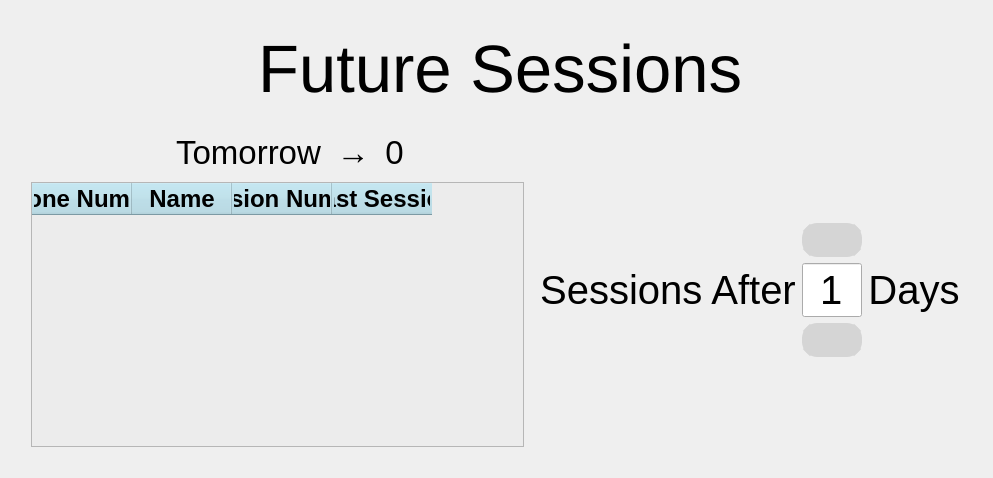
      <widget class="QWidget" name="notifyPage">
       <layout class="QVBoxLayout" name="verticalLayout_29">
        <item>
         <layout class="QVBoxLayout" name="verticalLayout_26" stretch="1,8">
          <property name="bottomMargin">
           <number>0</number>
          </property>
          <item>
           <layout class="QHBoxLayout" name="horizontalLayout_24" stretch="0,0,0">
            <property name="leftMargin">
             <number>20</number>
            </property>
            <property name="topMargin">
             <number>20</number>
            </property>
            <property name="rightMargin">
             <number>20</number>
            </property>
            <item>
             <layout class="QHBoxLayout" name="horizontalLayout_27">
              <property name="leftMargin">
               <number>0</number>
              </property>
              <item>
               <widget class="QPushButton" name="btnBackNotify">
                <property name="styleSheet">
                 <string notr="true">QPushButton {
outline:0;
border-radius:50px;

}
QPushButton:hover:!pressed{
border:3px solid white;
}
QPushButton:pressed{
border:3px solid red;
}
</string>
                </property>
                <property name="text">
                 <string/>
                </property>
                <property name="icon">
                 <iconset>
                  <normaloff>images/back.png</normaloff>images/back.png</iconset>
                </property>
                <property name="iconSize">
                 <size>
                  <width>100</width>
                  <height>100</height>
                 </size>
                </property>
               </widget>
              </item>
              <item>
               <spacer name="horizontalSpacer_45">
                <property name="orientation">
                 <enum>Qt::Horizontal</enum>
                </property>
                <property name="sizeHint" stdset="0">
                 <size>
                  <width>40</width>
                  <height>20</height>
                 </size>
                </property>
               </spacer>
              </item>
             </layout>
            </item>
            <item>
             <widget class="QLabel" name="lblHeaderFsessions">
              <property name="font">
               <font>
                <family>Arial</family>
                <pointsize>50</pointsize>
               </font>
              </property>
              <property name="text">
               <string>Future Sessions</string>
              </property>
             </widget>
            </item>
            <item>
             <layout class="QHBoxLayout" name="horizontalLayout_29">
              <property name="rightMargin">
               <number>0</number>
              </property>
              <item>
               <spacer name="horizontalSpacer_44">
                <property name="orientation">
                 <enum>Qt::Horizontal</enum>
                </property>
                <property name="sizeHint" stdset="0">
                 <size>
                  <width>40</width>
                  <height>20</height>
                 </size>
                </property>
               </spacer>
              </item>
             </layout>
            </item>
           </layout>
          </item>
          <item>
           <layout class="QHBoxLayout" name="horizontalLayout_25" stretch="6,4">
            <property name="leftMargin">
             <number>20</number>
            </property>
            <property name="topMargin">
             <number>20</number>
            </property>
            <property name="rightMargin">
             <number>20</number>
            </property>
            <property name="bottomMargin">
             <number>20</number>
            </property>
            <item>
             <layout class="QVBoxLayout" name="verticalLayout_44">
              <property name="leftMargin">
               <number>0</number>
              </property>
              <item>
               <layout class="QHBoxLayout" name="horizontalLayout_72">
                <property name="topMargin">
                 <number>0</number>
                </property>
                <property name="bottomMargin">
                 <number>5</number>
                </property>
                <item>
                 <spacer name="horizontalSpacer_106">
                  <property name="orientation">
                   <enum>Qt::Horizontal</enum>
                  </property>
                  <property name="sizeHint" stdset="0">
                   <size>
                    <width>40</width>
                    <height>20</height>
                   </size>
                  </property>
                 </spacer>
                </item>
                <item>
                 <widget class="QLabel" name="lblDaysLater">
                  <property name="font">
                   <font>
                    <family>Arial</family>
                    <pointsize>25</pointsize>
                   </font>
                  </property>
                  <property name="text">
                   <string/>
                  </property>
                 </widget>
                </item>
                <item>
                 <widget class="QLabel" name="lblFutureSessionsTableTitle">
                  <property name="font">
                   <font>
                    <family>Arial</family>
                    <pointsize>25</pointsize>
                   </font>
                  </property>
                  <property name="text">
                   <string>Tomorrow</string>
                  </property>
                  <property name="alignment">
                   <set>Qt::AlignCenter</set>
                  </property>
                 </widget>
                </item>
                <item>
                 <widget class="QLabel" name="label_9">
                  <property name="font">
                   <font>
                    <family>Arial</family>
                    <pointsize>25</pointsize>
                   </font>
                  </property>
                  <property name="text">
                   <string> → </string>
                  </property>
                  <property name="alignment">
                   <set>Qt::AlignCenter</set>
                  </property>
                 </widget>
                </item>
                <item>
                 <widget class="QLabel" name="lblFutureSessionsCount">
                  <property name="font">
                   <font>
                    <family>Arial</family>
                    <pointsize>25</pointsize>
                   </font>
                  </property>
                  <property name="text">
                   <string>0</string>
                  </property>
                  <property name="alignment">
                   <set>Qt::AlignCenter</set>
                  </property>
                 </widget>
                </item>
                <item>
                 <spacer name="horizontalSpacer_107">
                  <property name="orientation">
                   <enum>Qt::Horizontal</enum>
                  </property>
                  <property name="sizeHint" stdset="0">
                   <size>
                    <width>40</width>
                    <height>20</height>
                   </size>
                  </property>
                 </spacer>
                </item>
               </layout>
              </item>
              <item>
               <widget class="QTableWidget" name="tableFutureSessions">
                <property name="font">
                 <font>
                  <pointsize>14</pointsize>
                 </font>
                </property>
                <property name="styleSheet">
                 <string notr="true">QHeaderView::section
{
    background-color:lightblue;
	color:black;
} 
 
QWidget {
background-color: rgb(236, 236, 236);
color:black;
}

QHeaderView::section
{
    background-color:lightblue;
	color:black;
} 
 </string>
                </property>
                <property name="selectionBehavior">
                 <enum>QAbstractItemView::SelectRows</enum>
                </property>
                <column>
                 <property name="text">
                  <string>Phone Number</string>
                 </property>
                 <property name="font">
                  <font>
                   <family>Arial</family>
                   <pointsize>18</pointsize>
                   <weight>75</weight>
                   <bold>true</bold>
                  </font>
                 </property>
                </column>
                <column>
                 <property name="text">
                  <string>Name</string>
                 </property>
                 <property name="font">
                  <font>
                   <family>Arial</family>
                   <pointsize>18</pointsize>
                   <weight>75</weight>
                   <bold>true</bold>
                  </font>
                 </property>
                </column>
                <column>
                 <property name="text">
                  <string>Session Number</string>
                 </property>
                 <property name="font">
                  <font>
                   <family>Arial</family>
                   <pointsize>18</pointsize>
                   <weight>75</weight>
                   <bold>true</bold>
                  </font>
                 </property>
                </column>
                <column>
                 <property name="text">
                  <string>Last Session</string>
                 </property>
                 <property name="font">
                  <font>
                   <family>Arial</family>
                   <pointsize>18</pointsize>
                   <weight>75</weight>
                   <bold>true</bold>
                  </font>
                 </property>
                </column>
               </widget>
              </item>
             </layout>
            </item>
            <item>
             <widget class="QFrame" name="futureSessionsFrame">
              <layout class="QVBoxLayout" name="verticalLayout_43" stretch="0,1,0">
               <property name="topMargin">
                <number>1</number>
               </property>
               <property name="rightMargin">
                <number>1</number>
               </property>
               <property name="bottomMargin">
                <number>1</number>
               </property>
               <item>
                <spacer name="verticalSpacer_82">
                 <property name="orientation">
                  <enum>Qt::Vertical</enum>
                 </property>
                 <property name="sizeHint" stdset="0">
                  <size>
                   <width>20</width>
                   <height>40</height>
                  </size>
                 </property>
                </spacer>
               </item>
               <item>
                <widget class="QFrame" name="futureSessionFrame">
                 <layout class="QHBoxLayout" name="horizontalLayout_36" stretch="1,0,0,0,1">
                  <property name="leftMargin">
                   <number>1</number>
                  </property>
                  <property name="rightMargin">
                   <number>1</number>
                  </property>
                  <item>
                   <spacer name="horizontalSpacer_5">
                    <property name="orientation">
                     <enum>Qt::Horizontal</enum>
                    </property>
                    <property name="sizeHint" stdset="0">
                     <size>
                      <width>40</width>
                      <height>20</height>
                     </size>
                    </property>
                   </spacer>
                  </item>
                  <item>
                   <widget class="QLabel" name="lblShowSession">
                    <property name="font">
                     <font>
                      <family>Arial</family>
                      <pointsize>30</pointsize>
                     </font>
                    </property>
                    <property name="text">
                     <string>Sessions After</string>
                    </property>
                    <property name="alignment">
                     <set>Qt::AlignCenter</set>
                    </property>
                   </widget>
                  </item>
                  <item>
                   <layout class="QVBoxLayout" name="verticalLayout_24">
                    <property name="rightMargin">
                     <number>0</number>
                    </property>
                    <item>
                     <spacer name="verticalSpacer_11">
                      <property name="orientation">
                       <enum>Qt::Vertical</enum>
                      </property>
                      <property name="sizeHint" stdset="0">
                       <size>
                        <width>20</width>
                        <height>40</height>
                       </size>
                      </property>
                     </spacer>
                    </item>
                    <item>
                     <widget class="QPushButton" name="btnIncDayFS">
                      <property name="styleSheet">
                       <string notr="true">QPushButton{
outline : 0;
background-color: rgb(213, 213, 213);
border-radius: 15px;
border: 10px solid rgb(213, 213, 213);
}

QPushButton:pressed{
background-color: rgb(0, 170, 255);
border: 10px solid rgb(0, 170, 255);

}
</string>
                      </property>
                      <property name="text">
                       <string/>
                      </property>
                      <property name="icon">
                       <iconset>
                        <normaloff>images/up.png</normaloff>images/up.png</iconset>
                      </property>
                      <property name="iconSize">
                       <size>
                        <width>80</width>
                        <height>80</height>
                       </size>
                      </property>
                     </widget>
                    </item>
                    <item>
                     <widget class="QLineEdit" name="txtFSdays">
                      <property name="maximumSize">
                       <size>
                        <width>140</width>
                        <height>16777215</height>
                       </size>
                      </property>
                      <property name="font">
                       <font>
                        <family>Arial</family>
                        <pointsize>30</pointsize>
                       </font>
                      </property>
                      <property name="text">
                       <string>1</string>
                      </property>
                      <property name="alignment">
                       <set>Qt::AlignCenter</set>
                      </property>
                      <property name="readOnly">
                       <bool>true</bool>
                      </property>
                     </widget>
                    </item>
                    <item>
                     <widget class="QPushButton" name="btnDecDayFS">
                      <property name="styleSheet">
                       <string notr="true">QPushButton{
outline : 0;
background-color: rgb(213, 213, 213);
border-radius: 15px;
border: 10px solid rgb(213, 213, 213);
}

QPushButton:pressed{
background-color: rgb(0, 170, 255);
border: 10px solid rgb(0, 170, 255);

}
</string>
                      </property>
                      <property name="text">
                       <string/>
                      </property>
                      <property name="icon">
                       <iconset>
                        <normaloff>images/down.png</normaloff>images/down.png</iconset>
                      </property>
                      <property name="iconSize">
                       <size>
                        <width>80</width>
                        <height>80</height>
                       </size>
                      </property>
                     </widget>
                    </item>
                    <item>
                     <spacer name="verticalSpacer_16">
                      <property name="orientation">
                       <enum>Qt::Vertical</enum>
                      </property>
                      <property name="sizeHint" stdset="0">
                       <size>
                        <width>20</width>
                        <height>40</height>
                       </size>
                      </property>
                     </spacer>
                    </item>
                   </layout>
                  </item>
                  <item>
                   <widget class="QLabel" name="lblDaysFS">
                    <property name="font">
                     <font>
                      <family>Arial</family>
                      <pointsize>30</pointsize>
                     </font>
                    </property>
                    <property name="text">
                     <string>Days</string>
                    </property>
                    <property name="alignment">
                     <set>Qt::AlignCenter</set>
                    </property>
                   </widget>
                  </item>
                  <item>
                   <spacer name="horizontalSpacer_62">
                    <property name="orientation">
                     <enum>Qt::Horizontal</enum>
                    </property>
                    <property name="sizeHint" stdset="0">
                     <size>
                      <width>40</width>
                      <height>20</height>
                     </size>
                    </property>
                   </spacer>
                  </item>
                 </layout>
                </widget>
               </item>
               <item>
                <spacer name="verticalSpacer_92">
                 <property name="orientation">
                  <enum>Qt::Vertical</enum>
                 </property>
                 <property name="sizeHint" stdset="0">
                  <size>
                   <width>20</width>
                   <height>40</height>
                  </size>
                 </property>
                </spacer>
               </item>
              </layout>
             </widget>
            </item>
           </layout>
          </item>
         </layout>
        </item>
       </layout>
      </widget>
